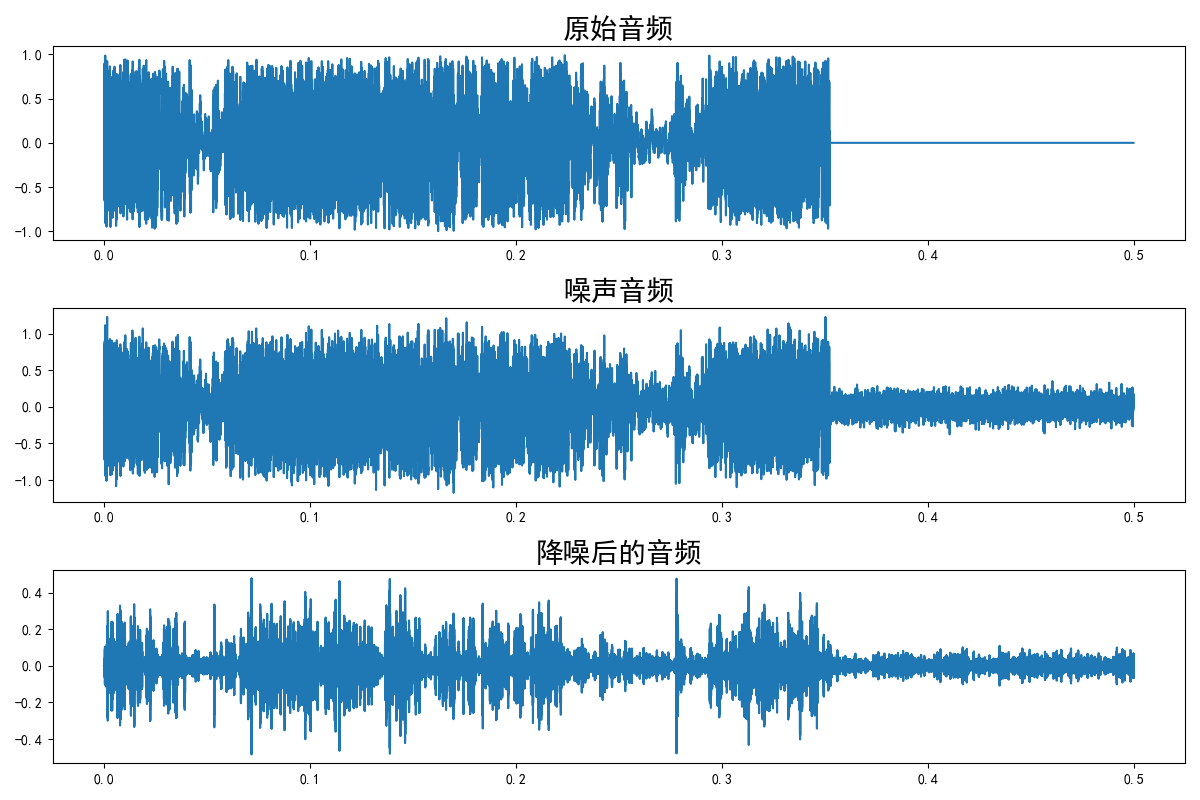

Write Python code to recreate this figure.
import numpy as np
import soundfile as sf
import matplotlib.pyplot as plt
from scipy.signal import butter, lfilter

# 1. 读取音频文件
plt.rcParams['font.sans-serif'] = ['SimHei']
plt.rcParams['axes.unicode_minus'] = False
# 1. 读取音频文件
audio_file = '375milk_1_1s.wav'
data, sample_rate = sf.read(audio_file)
if data.ndim > 1:
    data = np.mean(data, axis=1)
time = np.linspace(0, len(data) / sample_rate, len(data))
# 2. 向音频添加随机噪声
noise = np.random.normal(0, 0.1, len(data))
noisy_data = data + noise

# 3. 应用高通滤波器以降低噪声
def butter_highpass(cutoff, fs, order=5):
    nyq = 0.5 * fs
    normal_cutoff = cutoff / nyq
    b, a = butter(order, normal_cutoff, btype='high', analog=False)
    return b, a

def butter_highpass_filter(data, cutoff, fs, order=5):
    b, a = butter_highpass(cutoff, fs, order=order)
    y = lfilter(b, a, data)
    return y

cutoff = 20000  # 高通滤波器的截止频率
filtered_data = butter_highpass_filter(noisy_data, cutoff, sample_rate)

# 4. 绘制原始音频、噪声音频和降噪后的音频
plt.figure(figsize=(12, 8))

plt.subplot(3, 1, 1)
plt.plot(time, data)
plt.title('原始音频', fontsize=20)

plt.subplot(3, 1, 2)
plt.plot(time, noisy_data)
plt.title('噪声音频', fontsize=20)

plt.subplot(3, 1, 3)
plt.plot(time, filtered_data)
plt.title('降噪后的音频', fontsize=20)

plt.tight_layout()
plt.savefig('gao.png')
plt.show()
